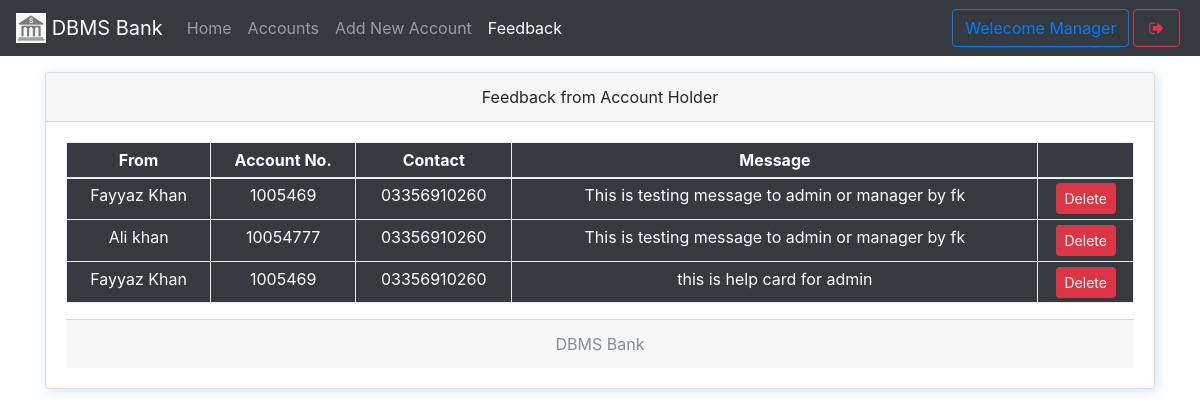
Screenshot of /mfeedback.php (signed in) with the database file from the repository.
### tables this page shows
CREATE TABLE `useraccounts` (
  `id` int(11) NOT NULL,
  `email` text NOT NULL,
  `password` text NOT NULL,
  `name` varchar(111) NOT NULL,
  `balance` varchar(111) NOT NULL,
  `cnic` varchar(111) NOT NULL,
  `number` varchar(111) NOT NULL,
  `city` varchar(111) NOT NULL,
  `address` varchar(111) NOT NULL,
  `source` varchar(111) NOT NULL,
  `accountNo` varchar(111) NOT NULL,
  `branch` varchar(111) NOT NULL,
  `accountType` varchar(111) NOT NULL,
  `date` timestamp NOT NULL DEFAULT CURRENT_TIMESTAMP
);

CREATE TABLE `feedback` (
  `feedbackId` int(11) NOT NULL,
  `message` text NOT NULL,
  `userId` int NOT NULL,
  `ratings` int NOT NULL,
  `date` timestamp NOT NULL DEFAULT CURRENT_TIMESTAMP
);

### mfeedback.php (the view, shortened to what this page needs)
<!DOCTYPE html>
<html>
<head>
  <?php require 'assets/autoloader.php'; ?>
  <?php require 'assets/function.php'; ?>
</head>
<body style="background-size: 100%" class="bg-gradient-seconday">
<nav class="navbar navbar-expand-lg navbar-dark bg-dark fixed-top">
 <a class="navbar-brand" href="#">
    <img src="images/logo.png" style="object-fit:cover;object-position:center center" width="30" height="30" class="d-inline-block align-top" alt="">
   <?php echo bankname; ?>
  </a>
  <div class="collapse navbar-collapse" id="navbarSupportedContent">
    <ul class="navbar-nav mr-auto">
      <li class="nav-item ">
        <a class="nav-link " href="mindex.php">Home <span class="sr-only">(current)</span></a>
      </li>
      <li class="nav-item ">  <a class="nav-link" href="maccounts.php">Accounts</a></li>
      <li class="nav-item ">  <a class="nav-link" href="maddnew.php">Add New Account</a></li>
      <li class="nav-item active">  <a class="nav-link" href="mfeedback.php">Feedback</a></li>
    </ul>
    <?php include 'msideButton.php'; ?>
  </div>
</nav><br><br><br>
<div class="container">
<div class="card w-100 text-center shadowBlue">
  <div class="card-header">
    Feedback from Account Holder
  </div>
  <div class="card-body">
   <table class="table table-bordered table-sm bg-dark text-white">
  <thead>
    <tr>
      <th scope="col">From</th>
      <th scope="col">Account No.</th>
      <th scope="col">Contact</th>
      <th scope="col">Message</th>
      <th scope="col"></th>
    </tr>
  </thead>
  <tbody>
    <?php
      $array = $con->query("select * from useraccounts,feedback where useraccounts.id = feedback.userId");
      if ($array->num_rows > 0)
      {
        while ($row = $array->fetch_assoc())
        {
    ?>
      <tr>
        <td><?php echo $row['name'] ?></td>
        <td><?php echo $row['accountNo'] ?></td>
        <td><?php echo $row['number'] ?></td>
        <td><?php echo $row['message'] ?></td>
        <td>
          <a href="mfeedback.php?delete=<?php echo $row['feedbackId'] ?>" class='btn btn-danger btn-sm' data-toggle='tooltip' title="Delete this Message">Delete</a>
        </td>
      </tr>
    <?php
        }
      }
     ?>
  </tbody>
</table>
  <div class="card-footer text-muted">
    <?php echo bankname; ?>
  </div>
</div>
</body>
</html>

### css/custom.css (style rules this page uses)
.shadowBlue { box-shadow: 2px 2px 11px #75b3e759 }

### rows the page displays
useraccounts: name "Fayyaz Khan", accountNo "1005469", number "03356910260", feedback.message "This is testing message to admin or manager by fk", feedback.message "this is help card for admin"
useraccounts: name "Ali khan", accountNo "10054777", number "03356910260", feedback.message "This is testing message to admin or manager by fk"

### other values shown
bankname "DBMS Bank"
